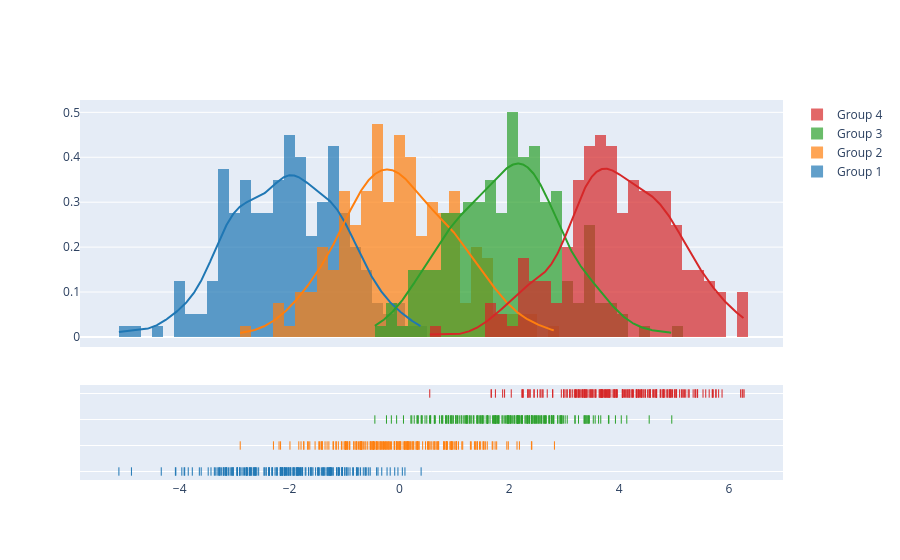

The notebook cell saved with this chart:
### Code cell
import plotly.figure_factory as ff

# Add histogram data
x1 = np.random.randn(200) - 2
x2 = np.random.randn(200)
x3 = np.random.randn(200) + 2
x4 = np.random.randn(200) + 4

# Group data together
hist_data = [x1, x2, x3, x4]

group_labels = ['Group 1', 'Group 2', 'Group 3', 'Group 4']

# Create distplot with custom bin_size
fig = ff.create_distplot(hist_data, group_labels, bin_size=.2)
fig.show()

### Figure 1 — Plotly figure (JSON) as saved in the notebook; plotly's stock layout.template omitted (floating-point values rounded to 4 significant figures; data arrays with more than 128 entries replaced by an {"elided": "..."} marker saying what was removed)
{"data": [{"autobinx": false, "histnorm": "probability density", "legendgroup": "Group 1", "marker": {"color": "rgb(31, 119, 180)"}, "name": "Group 1", "opacity": 0.7, "type": "histogram", "x": {"elided": "200 float values"}, "xaxis": "x", "xbins": {"end": 0.3948, "size": 0.2, "start": -5.107}, "yaxis": "y"}, {"autobinx": false, "histnorm": "probability density", "legendgroup": "Group 2", "marker": {"color": "rgb(255, 127, 14)"}, "name": "Group 2", "opacity": 0.7, "type": "histogram", "x": {"elided": "200 float values"}, "xaxis": "x", "xbins": {"end": 2.822, "size": 0.2, "start": -2.898}, "yaxis": "y"}, {"autobinx": false, "histnorm": "probability density", "legendgroup": "Group 3", "marker": {"color": "rgb(44, 160, 44)"}, "name": "Group 3", "opacity": 0.7, "type": "histogram", "x": {"elided": "200 float values"}, "xaxis": "x", "xbins": {"end": 4.958, "size": 0.2, "start": -0.4474}, "yaxis": "y"}, {"autobinx": false, "histnorm": "probability density", "legendgroup": "Group 4", "marker": {"color": "rgb(214, 39, 40)"}, "name": "Group 4", "opacity": 0.7, "type": "histogram", "x": {"elided": "200 float values"}, "xaxis": "x", "xbins": {"end": 6.274, "size": 0.2, "start": 0.5519}, "yaxis": "y"}, {"legendgroup": "Group 1", "marker": {"color": "rgb(31, 119, 180)"}, "mode": "lines", "name": "Group 1", "showlegend": false, "type": "scatter", "x": {"elided": "500 float values"}, "xaxis": "x", "y": {"elided": "500 float values"}, "yaxis": "y"}, {"legendgroup": "Group 2", "marker": {"color": "rgb(255, 127, 14)"}, "mode": "lines", "name": "Group 2", "showlegend": false, "type": "scatter", "x": {"elided": "500 float values"}, "xaxis": "x", "y": {"elided": "500 float values"}, "yaxis": "y"}, {"legendgroup": "Group 3", "marker": {"color": "rgb(44, 160, 44)"}, "mode": "lines", "name": "Group 3", "showlegend": false, "type": "scatter", "x": {"elided": "500 float values"}, "xaxis": "x", "y": {"elided": "500 float values"}, "yaxis": "y"}, {"legendgroup": "Group 4", "marker": {"color": "rgb(214, 39, 40)"}, "mode": "lines", "name": "Group 4", "showlegend": false, "type": "scatter", "x": {"elided": "500 float values"}, "xaxis": "x", "y": {"elided": "500 float values"}, "yaxis": "y"}, {"legendgroup": "Group 1", "marker": {"color": "rgb(31, 119, 180)", "symbol": "line-ns-open"}, "mode": "markers", "name": "Group 1", "showlegend": false, "type": "scatter", "x": {"elided": "200 float values"}, "xaxis": "x", "y": {"elided": "200 str values"}, "yaxis": "y2"}, {"legendgroup": "Group 2", "marker": {"color": "rgb(255, 127, 14)", "symbol": "line-ns-open"}, "mode": "markers", "name": "Group 2", "showlegend": false, "type": "scatter", "x": {"elided": "200 float values"}, "xaxis": "x", "y": {"elided": "200 str values"}, "yaxis": "y2"}, {"legendgroup": "Group 3", "marker": {"color": "rgb(44, 160, 44)", "symbol": "line-ns-open"}, "mode": "markers", "name": "Group 3", "showlegend": false, "type": "scatter", "x": {"elided": "200 float values"}, "xaxis": "x", "y": {"elided": "200 str values"}, "yaxis": "y2"}, {"legendgroup": "Group 4", "marker": {"color": "rgb(214, 39, 40)", "symbol": "line-ns-open"}, "mode": "markers", "name": "Group 4", "showlegend": false, "type": "scatter", "x": {"elided": "200 float values"}, "xaxis": "x", "y": {"elided": "200 str values"}, "yaxis": "y2"}], "layout": {"barmode": "overlay", "hovermode": "closest", "legend": {"traceorder": "reversed"}, "xaxis": {"anchor": "y2", "domain": [0.0, 1.0], "zeroline": false}, "yaxis": {"anchor": "free", "domain": [0.35, 1], "position": 0.0}, "yaxis2": {"anchor": "x", "domain": [0, 0.25], "dtick": 1, "showticklabels": false}}}
